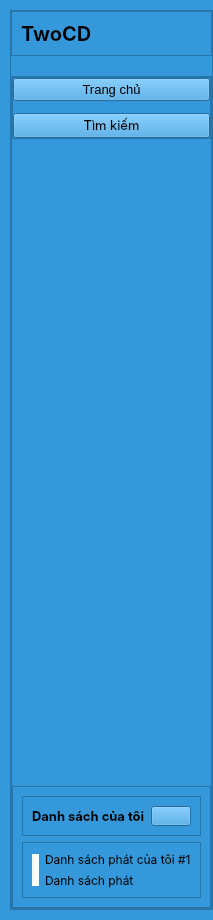
     <widget class="QWidget" name="leftmenu" native="true">
      <property name="minimumSize">
       <size>
        <width>200</width>
        <height>920</height>
       </size>
      </property>
      <property name="maximumSize">
       <size>
        <width>250</width>
        <height>10000</height>
       </size>
      </property>
      <property name="styleSheet">
       <string notr="true">background-color: rgb(52, 152, 219);</string>
      </property>
      <layout class="QVBoxLayout" name="verticalLayout_35">
       <property name="spacing">
        <number>10</number>
       </property>
       <property name="leftMargin">
        <number>10</number>
       </property>
       <property name="topMargin">
        <number>10</number>
       </property>
       <property name="rightMargin">
        <number>0</number>
       </property>
       <property name="bottomMargin">
        <number>10</number>
       </property>
       <item>
        <widget class="QFrame" name="frame_11">
         <property name="frameShape">
          <enum>QFrame::StyledPanel</enum>
         </property>
         <property name="frameShadow">
          <enum>QFrame::Raised</enum>
         </property>
         <layout class="QVBoxLayout" name="verticalLayout_33">
          <property name="spacing">
           <number>20</number>
          </property>
          <property name="leftMargin">
           <number>0</number>
          </property>
          <property name="topMargin">
           <number>0</number>
          </property>
          <property name="rightMargin">
           <number>0</number>
          </property>
          <property name="bottomMargin">
           <number>0</number>
          </property>
          <item>
           <widget class="QFrame" name="frame_12">
            <property name="frameShape">
             <enum>QFrame::StyledPanel</enum>
            </property>
            <property name="frameShadow">
             <enum>QFrame::Raised</enum>
            </property>
            <layout class="QHBoxLayout" name="horizontalLayout_10">
             <item alignment="Qt::AlignTop">
              <widget class="QLabel" name="label_32">
               <property name="font">
                <font>
                 <family>Inter</family>
                 <pointsize>15</pointsize>
                 <weight>75</weight>
                 <bold>true</bold>
                </font>
               </property>
               <property name="text">
                <string>TwoCD</string>
               </property>
              </widget>
             </item>
            </layout>
           </widget>
          </item>
          <item>
           <widget class="QFrame" name="frame_13">
            <property name="sizePolicy">
             <sizepolicy hsizetype="Preferred" vsizetype="Expanding">
              <horstretch>0</horstretch>
              <verstretch>0</verstretch>
             </sizepolicy>
            </property>
            <property name="frameShape">
             <enum>QFrame::StyledPanel</enum>
            </property>
            <property name="frameShadow">
             <enum>QFrame::Raised</enum>
            </property>
            <layout class="QVBoxLayout" name="verticalLayout_37">
             <property name="spacing">
              <number>0</number>
             </property>
             <property name="leftMargin">
              <number>0</number>
             </property>
             <property name="topMargin">
              <number>0</number>
             </property>
             <property name="rightMargin">
              <number>0</number>
             </property>
             <property name="bottomMargin">
              <number>0</number>
             </property>
             <item alignment="Qt::AlignTop">
              <widget class="QFrame" name="frame_15">
               <property name="frameShape">
                <enum>QFrame::StyledPanel</enum>
               </property>
               <property name="frameShadow">
                <enum>QFrame::Raised</enum>
               </property>
               <layout class="QVBoxLayout" name="verticalLayout_36">
                <property name="spacing">
                 <number>12</number>
                </property>
                <property name="leftMargin">
                 <number>0</number>
                </property>
                <property name="topMargin">
                 <number>0</number>
                </property>
                <property name="rightMargin">
                 <number>0</number>
                </property>
                <property name="bottomMargin">
                 <number>0</number>
                </property>
                <item>
                 <widget class="QPushButton" name="pushButton_4">
                  <property name="font">
                   <font>
                    <pointsize>10</pointsize>
                   </font>
                  </property>
                  <property name="text">
                   <string>Trang chủ</string>
                  </property>
                  <property name="icon">
                   <iconset>
                    <normaloff>resources.qrc/home.svg</normaloff>resources.qrc/home.svg</iconset>
                  </property>
                  <property name="iconSize">
                   <size>
                    <width>24</width>
                    <height>24</height>
                   </size>
                  </property>
                 </widget>
                </item>
                <item>
                 <widget class="QPushButton" name="pushButton_5">
                  <property name="font">
                   <font>
                    <family>Inter</family>
                    <pointsize>10</pointsize>
                   </font>
                  </property>
                  <property name="text">
                   <string>Tìm kiếm</string>
                  </property>
                  <property name="icon">
                   <iconset>
                    <normaloff>resources.qrc/search.svg</normaloff>resources.qrc/search.svg</iconset>
                  </property>
                  <property name="iconSize">
                   <size>
                    <width>24</width>
                    <height>24</height>
                   </size>
                  </property>
                 </widget>
                </item>
               </layout>
              </widget>
             </item>
             <item>
              <widget class="QFrame" name="frame_25">
               <property name="sizePolicy">
                <sizepolicy hsizetype="Preferred" vsizetype="Expanding">
                 <horstretch>0</horstretch>
                 <verstretch>0</verstretch>
                </sizepolicy>
               </property>
               <property name="maximumSize">
                <size>
                 <width>210</width>
                 <height>122</height>
                </size>
               </property>
               <property name="font">
                <font>
                 <family>Inter</family>
                </font>
               </property>
               <property name="layoutDirection">
                <enum>Qt::RightToLeft</enum>
               </property>
               <property name="frameShape">
                <enum>QFrame::StyledPanel</enum>
               </property>
               <property name="frameShadow">
                <enum>QFrame::Raised</enum>
               </property>
               <layout class="QVBoxLayout" name="verticalLayout_40">
                <item>
                 <widget class="QFrame" name="frame_27">
                  <property name="maximumSize">
                   <size>
                    <width>210</width>
                    <height>40</height>
                   </size>
                  </property>
                  <property name="frameShape">
                   <enum>QFrame::StyledPanel</enum>
                  </property>
                  <property name="frameShadow">
                   <enum>QFrame::Raised</enum>
                  </property>
                  <layout class="QHBoxLayout" name="horizontalLayout_15">
                   <item>
                    <widget class="QPushButton" name="pushButton_8">
                     <property name="sizePolicy">
                      <sizepolicy hsizetype="Fixed" vsizetype="Fixed">
                       <horstretch>0</horstretch>
                       <verstretch>0</verstretch>
                      </sizepolicy>
                     </property>
                     <property name="maximumSize">
                      <size>
                       <width>40</width>
                       <height>40</height>
                      </size>
                     </property>
                     <property name="text">
                      <string/>
                     </property>
                     <property name="icon">
                      <iconset>
                       <normaloff>resources.qrc/plus.svg</normaloff>resources.qrc/plus.svg</iconset>
                     </property>
                    </widget>
                   </item>
                   <item>
                    <widget class="QLabel" name="label_37">
                     <property name="maximumSize">
                      <size>
                       <width>180</width>
                       <height>28</height>
                      </size>
                     </property>
                     <property name="font">
                      <font>
                       <family>Inter</family>
                       <pointsize>10</pointsize>
                       <weight>75</weight>
                       <bold>true</bold>
                      </font>
                     </property>
                     <property name="text">
                      <string>Danh sách của tôi</string>
                     </property>
                    </widget>
                   </item>
                  </layout>
                 </widget>
                </item>
                <item>
                 <widget class="QFrame" name="frame_26">
                  <property name="frameShape">
                   <enum>QFrame::StyledPanel</enum>
                  </property>
                  <property name="frameShadow">
                   <enum>QFrame::Raised</enum>
                  </property>
                  <layout class="QHBoxLayout" name="horizontalLayout_14">
                   <item>
                    <layout class="QVBoxLayout" name="verticalLayout_39">
                     <item>
                      <widget class="QLabel" name="label_62">
                       <property name="font">
                        <font>
                         <family>Inter</family>
                        </font>
                       </property>
                       <property name="text">
                        <string>Danh sách phát của tôi #1</string>
                       </property>
                      </widget>
                     </item>
                     <item>
                      <widget class="QLabel" name="label_39">
                       <property name="font">
                        <font>
                         <family>Inter</family>
                        </font>
                       </property>
                       <property name="text">
                        <string>Danh sách phát</string>
                       </property>
                      </widget>
                     </item>
                    </layout>
                   </item>
                   <item>
                    <widget class="QLabel" name="label_36">
                     <property name="maximumSize">
                      <size>
                       <width>32</width>
                       <height>32</height>
                      </size>
                     </property>
                     <property name="styleSheet">
                      <string notr="true">#label_36{
background-color: #fff;
}</string>
                     </property>
                     <property name="text">
                      <string/>
                     </property>
                     <property name="pixmap">
                      <pixmap>resources.qrc/itunes.svg</pixmap>
                     </property>
                     <property name="scaledContents">
                      <bool>true</bool>
                     </property>
                    </widget>
                   </item>
                  </layout>
                 </widget>
                </item>
               </layout>
              </widget>
             </item>
            </layout>
           </widget>
          </item>
         </layout>
        </widget>
       </item>
      </layout>
     </widget>
